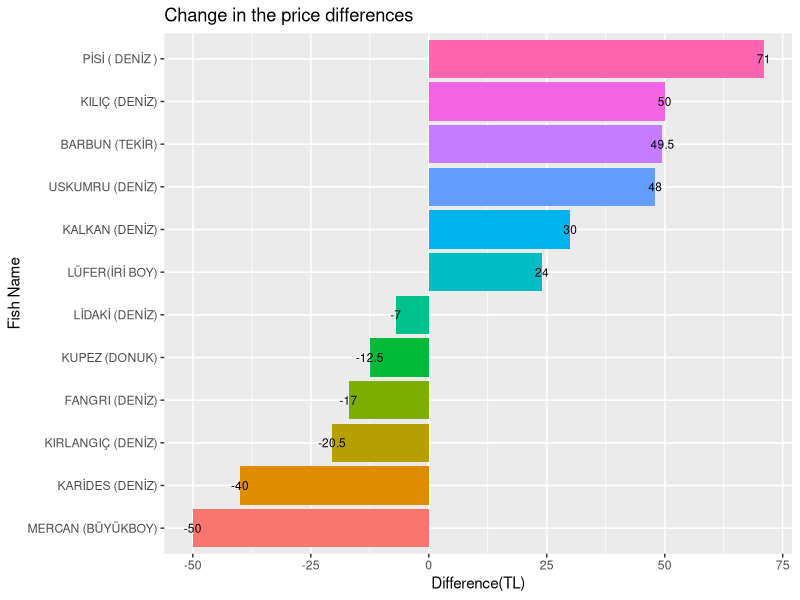

Generate this figure with R:
library(dplyr)
library(tidyverse)
library(ggplot2)
library(lubridate)

df <- read_delim("balik_hal_fiyatlari.csv", delim = ";")

df_no_outlier <- df %>%
  group_by(MAL_ADI) %>%
  mutate(FARK = AZAMI_UCRET - ASGARI_UCRET,
         IQR_FARK = IQR(FARK),
         UPPER = quantile(FARK, 0.75) + IQR_FARK * 1.5,
         LOWER = quantile(FARK, 0.25) - IQR_FARK * 1.5) %>%
  filter(FARK <= UPPER & FARK >= LOWER) %>%
  ungroup()

df_outliers <- df %>%
  group_by(MAL_ADI) %>%
  transmute(AZAMI_UCRET, ASGARI_UCRET, FARK = AZAMI_UCRET - ASGARI_UCRET,
            IQR_FARK = IQR(FARK),
            UPPER = quantile(FARK, 0.75) + IQR_FARK * 1.5,
            LOWER = quantile(FARK, 0.25) - IQR_FARK * 1.5) %>%
  filter(!(FARK <= UPPER & FARK >= LOWER))

yasak_fark <- df_no_outlier %>%
  filter(TARIH >= "2021-04-15" & TARIH <= "2021-08-31") %>%
  group_by(MAL_ADI) %>%
  summarise(FARK = max(AZAMI_UCRET - ASGARI_UCRET))
serbest_fark <- df_no_outlier %>%
  filter(!(TARIH >= "2021-04-15" & TARIH <= "2021-08-31")) %>%
  group_by(MAL_ADI) %>%
  summarise(FARK = max(AZAMI_UCRET - ASGARI_UCRET))

farklar <- serbest_fark %>%
  inner_join(yasak_fark, by = "MAL_ADI", suffix = c("_SERBEST", "_YASAK")) %>%
  mutate(DONEM_FARK = FARK_SERBEST - FARK_YASAK) %>%
  arrange(desc(DONEM_FARK))

first_n_last <- bind_rows(head(farklar), tail(farklar)) %>%
  mutate(MAL_ADI = fct_reorder(MAL_ADI, DONEM_FARK))

ggplot(first_n_last, aes(x = MAL_ADI, y = DONEM_FARK, fill = MAL_ADI)) +
  geom_col() +
  geom_text(aes(label=DONEM_FARK), size = 3) +
  coord_flip() +
  ggtitle("Change in the price differences") +
  xlab("Fish Name") + ylab("Difference(TL)") +
  theme(legend.position = "none")